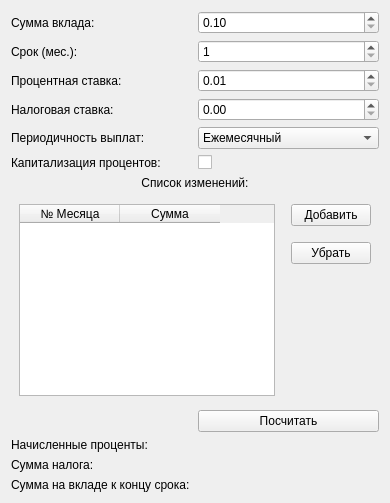
         <widget class="QWidget" name="deposit_grid">
             <attribute name="title">
                 <string>Депозитный</string>
             </attribute>
             <layout class="QGridLayout" name="gridLayout_2">
                 <item row="1" column="1">
                     <widget class="QSpinBox" name="deposit_period">
                         <property name="minimum">
                             <number>1</number>
                         </property>
                         <property name="maximum">
                             <number>600</number>
                         </property>
                     </widget>
                 </item>
                 <item row="9" column="1">
                     <widget class="QPushButton" name="calc_deposit">
                         <property name="text">
                             <string>Посчитать</string>
                         </property>
                     </widget>
                 </item>
                 <item row="5" column="0">
                     <widget class="QLabel" name="label_capitalize">
                         <property name="text">
                             <string>Капитализация процентов:</string>
                         </property>
                     </widget>
                 </item>
                 <item row="2" column="1">
                     <widget class="QDoubleSpinBox" name="deposit_percent">
                         <property name="minimum">
                             <double>0.010000000000000</double>
                         </property>
                         <property name="maximum">
                             <double>999.000000000000000</double>
                         </property>
                     </widget>
                 </item>
                 <item row="3" column="0">
                     <widget class="QLabel" name="label_deposit_tax_period">
                         <property name="text">
                             <string>Налоговая ставка:</string>
                         </property>
                     </widget>
                 </item>
                 <item row="3" column="1">
                     <widget class="QDoubleSpinBox" name="deposit_tax_percent">
                         <property name="minimum">
                             <double>0.000000000000000</double>
                         </property>
                         <property name="maximum">
                             <double>999.000000000000000</double>
                         </property>
                         <property name="value">
                             <double>0.000000000000000</double>
                         </property>
                     </widget>
                 </item>
                 <item row="5" column="1">
                     <widget class="QCheckBox" name="capitalize">
                         <property name="text">
                             <string/>
                         </property>
                     </widget>
                 </item>
                 <item row="7" column="0" colspan="2">
                     <layout class="QGridLayout" name="change_list_grid">
                         <property name="leftMargin">
                             <number>8</number>
                         </property>
                         <property name="topMargin">
                             <number>8</number>
                         </property>
                         <property name="rightMargin">
                             <number>8</number>
                         </property>
                         <property name="bottomMargin">
                             <number>8</number>
                         </property>
                         <property name="spacing">
                             <number>16</number>
                         </property>
                         <item row="1" column="1">
                             <widget class="QPushButton" name="pop_change">
                                 <property name="text">
                                     <string>Убрать</string>
                                 </property>
                             </widget>
                         </item>
                         <item row="0" column="1">
                             <widget class="QPushButton" name="append_change">
                                 <property name="text">
                                     <string>Добавить</string>
                                 </property>
                             </widget>
                         </item>
                         <item row="2" column="1">
                             <spacer name="verticalSpacer">
                                 <property name="orientation">
                                     <enum>Qt::Vertical</enum>
                                 </property>
                                 <property name="sizeHint" stdset="0">
                                     <size>
                                         <width>20</width>
                                         <height>40</height>
                                     </size>
                                 </property>
                             </spacer>
                         </item>
                         <item row="0" column="0" rowspan="3">
                             <widget class="QTableWidget" name="table_change">
                                 <attribute name="verticalHeaderVisible">
                                     <bool>false</bool>
                                 </attribute>
                                 <column>
                                     <property name="text">
                                         <string>№ Месяца</string>
                                     </property>
                                 </column>
                                 <column>
                                     <property name="text">
                                         <string>Сумма</string>
                                     </property>
                                 </column>
                             </widget>
                         </item>
                     </layout>
                 </item>
                 <item row="4" column="0">
                     <widget class="QLabel" name="label_deposit_period">
                         <property name="text">
                             <string>Периодичность выплат:</string>
                         </property>
                     </widget>
                 </item>
                 <item row="1" column="0">
                     <widget class="QLabel" name="label_deposit_period_3">
                         <property name="text">
                             <string>Cрок (мес.):</string>
                         </property>
                     </widget>
                 </item>
                 <item row="2" column="0">
                     <widget class="QLabel" name="label_deposit_period_2">
                         <property name="text">
                             <string>Процентная ставка:</string>
                         </property>
                     </widget>
                 </item>
                 <item row="6" column="0" colspan="2">
                     <widget class="QLabel" name="label_list_add">
                         <property name="text">
                             <string>Список изменений:</string>
                         </property>
                         <property name="alignment">
                             <set>Qt::AlignCenter</set>
                         </property>
                     </widget>
                 </item>
                 <item row="11" column="0" colspan="2">
                     <layout class="QHBoxLayout" name="horizontalLayout_10">
                         <item>
                             <widget class="QLabel" name="label_sum_tax_text">
                                 <property name="sizePolicy">
                                     <sizepolicy hsizetype="Maximum" vsizetype="Preferred">
                                         <horstretch>0</horstretch>
                                         <verstretch>0</verstretch>
                                     </sizepolicy>
                                 </property>
                                 <property name="text">
                                     <string>Сумма налога:</string>
                                 </property>
                             </widget>
                         </item>
                         <item>
                             <widget class="QLabel" name="label_sum_tax">
                                 <property name="text">
                                     <string/>
                                 </property>
                             </widget>
                         </item>
                     </layout>
                 </item>
                 <item row="0" column="0">
                     <widget class="QLabel" name="label_deposit_amount">
                         <property name="text">
                             <string>Cумма вклада:</string>
                         </property>
                     </widget>
                 </item>
                 <item row="12" column="0" colspan="2">
                     <layout class="QHBoxLayout" name="horizontalLayout_12">
                         <item>
                             <widget class="QLabel" name="label_deposit_sum_text">
                                 <property name="sizePolicy">
                                     <sizepolicy hsizetype="Maximum" vsizetype="Preferred">
                                         <horstretch>0</horstretch>
                                         <verstretch>0</verstretch>
                                     </sizepolicy>
                                 </property>
                                 <property name="text">
                                     <string>Сумма на вкладе к концу срока:</string>
                                 </property>
                             </widget>
                         </item>
                         <item>
                             <widget class="QLabel" name="label_deposit_sum">
                                 <property name="text">
                                     <string/>
                                 </property>
                             </widget>
                         </item>
                     </layout>
                 </item>
                 <item row="4" column="1">
                     <widget class="QComboBox" name="pay_period">
                         <item>
                             <property name="text">
                                 <string>Ежемесячный</string>
                             </property>
                         </item>
                         <item>
                             <property name="text">
                                 <string>Ежеквартальный</string>
                             </property>
                         </item>
                         <item>
                             <property name="text">
                                 <string>Полугодовой</string>
                             </property>
                         </item>
                         <item>
                             <property name="text">
                                 <string>Ежегодный</string>
                             </property>
                         </item>
                     </widget>
                 </item>
                 <item row="0" column="1">
                     <widget class="QDoubleSpinBox" name="deposit_amount">
                         <property name="minimum">
                             <double>0.100000000000000</double>
                         </property>
                         <property name="maximum">
                             <double>1000000000000.000000000000000</double>
                         </property>
                     </widget>
                 </item>
                 <item row="10" column="0" colspan="2">
                     <layout class="QHBoxLayout" name="horizontalLayout_14">
                         <item>
                             <widget class="QLabel" name="label_finaly_percent_text">
                                 <property name="sizePolicy">
                                     <sizepolicy hsizetype="Maximum" vsizetype="Preferred">
                                         <horstretch>0</horstretch>
                                         <verstretch>0</verstretch>
                                     </sizepolicy>
                                 </property>
                                 <property name="text">
                                     <string>Начисленные проценты:</string>
                                 </property>
                             </widget>
                         </item>
                         <item>
                             <widget class="QLabel" name="label_finaly_percent">
                                 <property name="text">
                                     <string/>
                                 </property>
                             </widget>
                         </item>
                     </layout>
                 </item>
             </layout>
      </widget>
